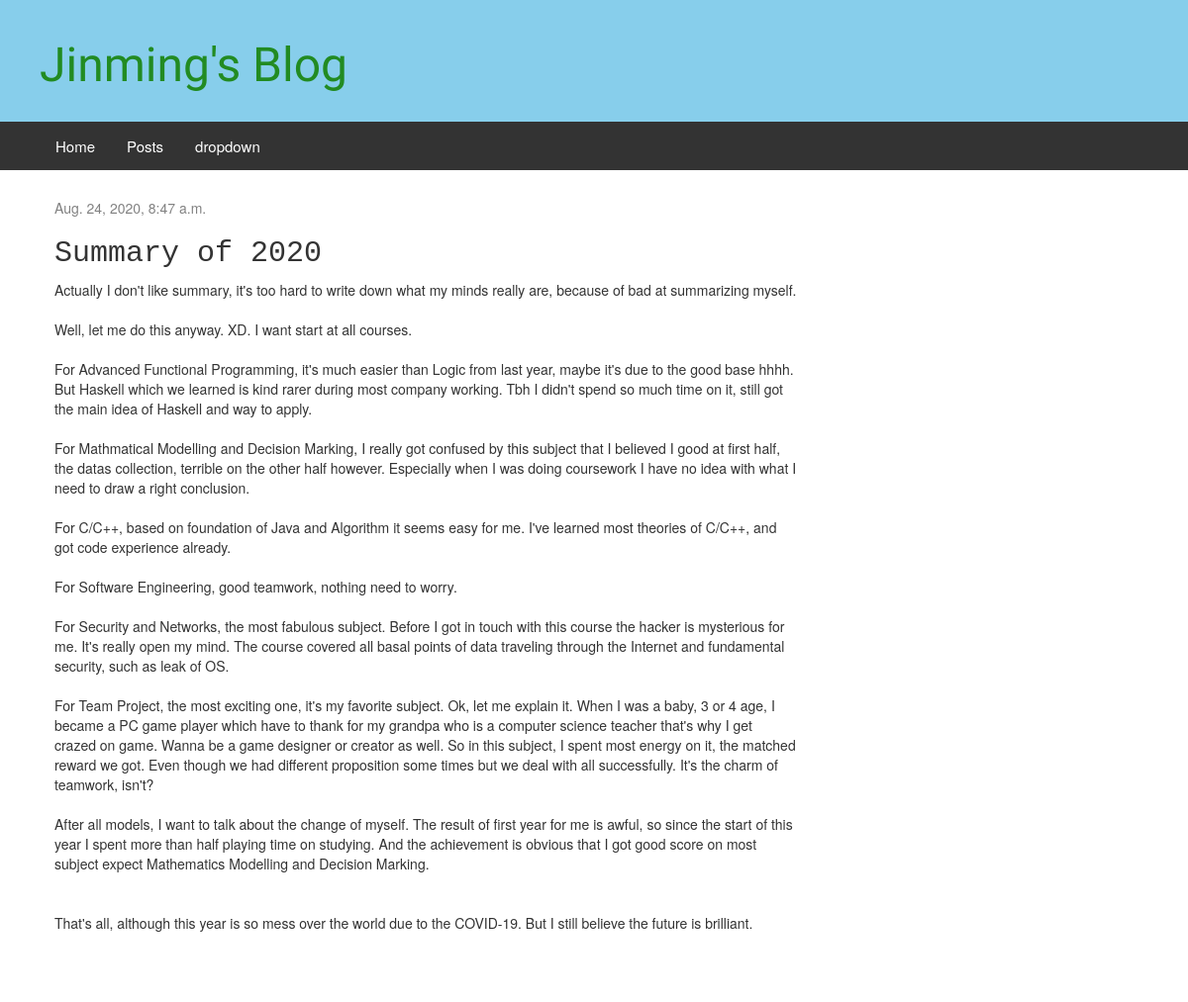
The app's page /post/2/detail with its own data.
### blog/models.py (models this page shows, shortened)
class Post(models.Model):
    author = models.ForeignKey(settings.AUTH_USER_MODEL, on_delete=models.CASCADE)
    title = models.CharField(max_length=200)
    text = models.TextField()
    created_date = models.DateTimeField(default=timezone.now)
    published_date = models.DateTimeField(blank=True, null=True)

### blog/views.py (the view)
# urls.py: path('post/<int:pk>/detail', views.post_detail, name='post_detail'),
def post_detail(request, pk):
    post = get_object_or_404(Post, pk=pk)
    return render(request, 'blog/post_detail.html', {'post': post})

### blog/templates/blog/post_detail.html (shortened to what this page needs)
{% extends 'blog/base.html' %}
{% block content %}
    <div class="post">
        {% if post.published_date %}
            <div class="date">
                {{ post.published_date }}
            </div>
        {% endif %}
        <h2>{{ post.title }}</h2>
        <p>{{ post.text|linebreaksbr }}</p>
    </div>
{% endblock %}

### blog/static/css/blog.css (style rules this page uses)
h2 { font-family: "Bitstream Vera Sans Mono", Monaco, "Courier New", Courier, monospace; }
.date { color: #828282; }
.post { margin-bottom: 70px; }

### records on screen
Post: published_date "Aug. 24, 2020, 8:47 a.m.", title "Summary of 2020", text "Actually I don't like summary, it's too hard to write down what my minds really are, because of bad at summarizing myself. Well, let me do this anyway. XD. I want start at all courses. For Advanced Functional Programming, it's much easier than Logic from last year, maybe it's due to the good base hhhh. But Haskell which we learned is kind rarer during most company working. Tbh I didn't spend so much time on it, still got the main idea of Haskell and way to apply. For Mathmatical Modelling and Decision Marking, I really got confused by this subject that I believed I good at first half, the datas collection, terrible on the other half however. Especially when I was doing coursework I have no…"
